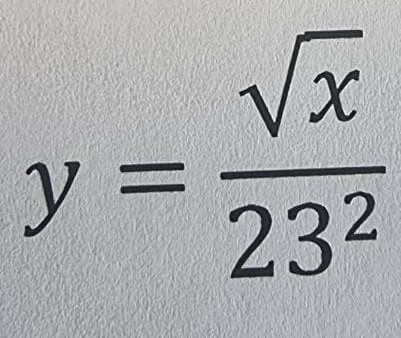
#> input picture test1.png, 401 x 338 px
$ python main.py
#> lines starting #> are read from the running program, lines starting #| are printed output that depends on the picture; after the words box and inside, x2 and y2 are one past the last pixel; in counts of white or black regions, pixels touching at a corner belong together
### symbol.py
class Symbol:
    def __init__(self, lx, ly, hx, hy, img):
        self.__lx = lx
        self.__ly = ly
        self.__hx = hx
        self.__hy = hy
        self.__img = img

    def set_img(self, img):
        self.__img = img

    def get_lx(self):
        return self.__lx

    def get_ly(self):
        return self.__ly

    def get_hx(self):
        return self.__hx

    def get_hy(self):
        return self.__hy

    def get_img(self):
        return self.__img

### main.py
import os

# Force CPU
# os.environ["CUDA_VISIBLE_DEVICES"] = "-1"
# Debug messages
# 0 = all messages are logged (default behavior)
# 1 = INFO messages are not printed
# 2 = INFO and WARNING messages are not printed
# 3 = INFO, WARNING, and ERROR messages are not printed
os.environ['TF_CPP_MIN_LOG_LEVEL'] = '3'

import cv2
import numpy as np
import symbol as sym


def symbols_extract(image):
    gray = cv2.cvtColor(image, cv2.COLOR_BGR2GRAY)
    thresh, bmp_image = cv2.threshold(gray, 100, 255, cv2.THRESH_BINARY)
    img_erode = cv2.erode(bmp_image, np.ones((3, 3), np.uint8), iterations=1)

    contours, hierarchy = cv2.findContours(img_erode, cv2.RETR_TREE, cv2.CHAIN_APPROX_NONE)

    symbols = list()

    for idx, contour in enumerate(contours):
        (x, y, w, h) = cv2.boundingRect(contour)
        if hierarchy[0][idx][3] == 0:
            symbol_crop = bmp_image[y:y + h, x:x + w]
            symbols.append(sym.Symbol(x, y, x + w, y + h, symbol_crop))

    return symbols


def check_symbols_inside(symbols):
    size = len(symbols)
    for i in range(0, size):
        for j in range(i + 1, size):
            symbol = symbols[i]
            symbol_next = symbols[j]
            if symbol_next.get_lx() >= symbol.get_lx() and symbol_next.get_ly() >= symbol.get_ly() and symbol_next.get_hx() <= symbol.get_hx() and symbol_next.get_hy() <= symbol.get_hy():
                replace_symbol_inside(symbol, symbol_next)
            elif symbol_next.get_lx() <= symbol.get_lx() and symbol_next.get_ly() <= symbol.get_ly() and symbol_next.get_hx() >= symbol.get_hx() and symbol_next.get_hy() >= symbol.get_hy():
                replace_symbol_inside(symbol_next, symbol)


def replace_symbol_inside(symbol, symbol_next):
    image = symbol.get_img().copy()
    mask = np.full((symbol_next.get_hy() - symbol_next.get_ly(), symbol_next.get_hx() - symbol_next.get_lx()), 255)
    start_x = symbol_next.get_lx() - symbol.get_lx()
    start_y = symbol_next.get_ly() - symbol.get_ly()
    image[start_y:(start_y + mask.shape[0]), start_x:(start_x + mask.shape[1])] = mask
    symbol.set_img(image)


def resize_images(source_image, symbols, output_size):
    for symbol in symbols:
        img = symbol.get_img().copy()
        symbol.set_img(cv2.resize(img, (out_size, out_size), interpolation=cv2.INTER_AREA))
        lx = symbol.get_lx()
        ly = symbol.get_ly()
        hx = symbol.get_hx()
        hy = symbol.get_hy()
        w = hx - lx
        h = hy - ly

        cv2.rectangle(source_image, (lx, ly), (hx, hy), (70, 0, 0), 1)
        size_max = max(w, h)
        letter_square = 255 * np.ones(shape=[size_max, size_max], dtype=np.uint8)
        if w > h:
            y_pos = size_max // 2 - h // 2
            letter_square[y_pos:y_pos + h, 0:w] = img
        elif w < h:
            x_pos = size_max // 2 - w // 2
            letter_square[0:h, x_pos:x_pos + w] = img
        else:
            letter_square = letter_crop

        symbol.set_img(cv2.resize(letter_square, (output_size, output_size), interpolation=cv2.INTER_AREA))


def show_image(symbols):
    size = len(symbols)
    for i in range(0, size):
        cv2.imshow(str(i), symbols[i].get_img())

    cv2.waitKey(0)


if __name__ == "__main__":
    img = cv2.imread("test1.png")
#> img is the input picture: shape (338, 401, 3); mean B, G, R 174.6, 172.2, 171

    symbols = symbols_extract(img)
#> in symbols_extract, `thresh, bmp_image = cv2.threshold(gray, 100, 255, cv2.THRESH_BINARY)`:
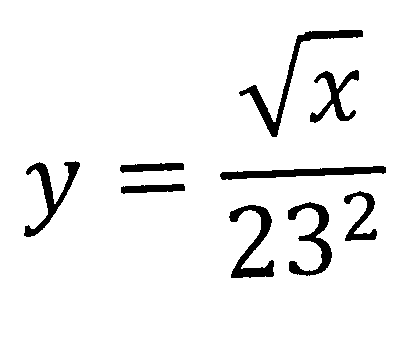
#> bmp_image: shape (338, 401); 93.8% white; 9 black regions, largest, box (x1, y1, x2, y2) and area: (239, 30, 363, 137) 1470, (220, 166, 386, 180) 1188, (229, 205, 274, 278) 1187
#> in symbols_extract, `img_erode = cv2.erode(bmp_image, np.ones((3, 3), np.uint8), iterations..`:
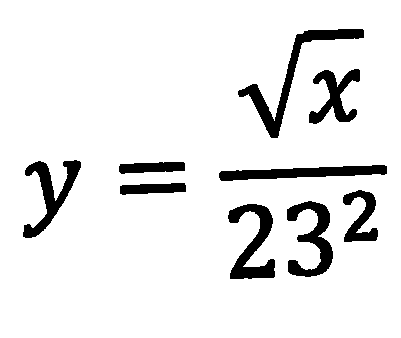
#> img_erode: shape (338, 401); 91.4% white; 9 black regions
#> in symbols_extract, `contours, hierarchy = cv2.findContours(img_erode, cv2.RETR_TREE, cv2.C..`: contours = 10 contours; largest, box (x1, y1, x2, y2) and area: (0, 0, 401, 338) 134800, (237, 28, 365, 139) 2241, (227, 203, 276, 280) 1746, (218, 164, 388, 182) 1733, (286, 200, 334, 278) 1714
#> the loop in symbols_extract, `for idx, contour in enumerate(contours):` made 10 passes
#> (x, y, w, h) on passes 1 to 10: (0, 0, 401, 338), (227, 203, 49, 77), (286, 200, 48, 78), (342, 189, 37, 54), (119, 182, 68, 14), (218, 164, 170, 18), (118, 161, 68, 14), (22, 159, 60, 80), (308, 68, 53, 57), (237, 28, 128, 111)
#> after the loop in symbols_extract, `for idx, contour in enumerate(contours):`: symbols = 9 items
#> symbols = 9 items
    check_symbols_inside(symbols)
#> in check_symbols_inside, `size = len(symbols)`: size = 9
    symbols.sort(key=lambda symbol: symbol.get_lx(), reverse=False)

    out_size = 28

    resize_images(img, symbols, out_size)
#> the loop in resize_images, `for symbol in symbols:` made 9 passes
#> (lx, ly, hx, hy, w, h, size_max, x_pos) on passes 1, 5, 7, 8, 9: (22, 159, 82, 239, 60, 80, 80, 10), (227, 203, 276, 280, 49, 77, 77, 14), (286, 200, 334, 278, 48, 78, 78, 15), (308, 68, 361, 125, 53, 57, 57, 2), (342, 189, 379, 243, 37, 54, 54, 9)
#> (lx, ly, hx, hy, w, h, size_max, y_pos) on passes 2, 3, 4, 6: (118, 161, 186, 175, 68, 14, 68, 27), (119, 182, 187, 196, 68, 14, 68, 27), (218, 164, 388, 182, 170, 18, 170, 76), (237, 28, 365, 139, 128, 111, 128, 9)
#> pass 1, in resize_images, `img = symbol.get_img().copy()`:
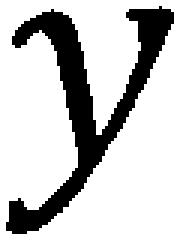
#> img: shape (80, 60) (shown 3 times larger); 77.5% white; 1 black region, box (x1, y1, x2, y2) and area: (2, 2, 58, 78) 1078
#> after the loop in resize_images, `for symbol in symbols:`:
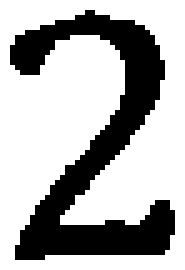
#> img: shape (54, 37) (shown 5 times larger); 68.6% white; 1 black region, box (x1, y1, x2, y2) and area: (2, 2, 35, 52) 627
#> after the loop in resize_images, `for symbol in symbols:`:
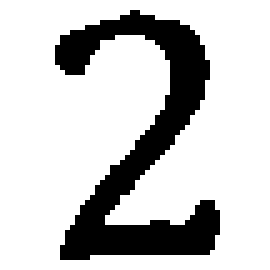
#> letter_square: shape (54, 54) (shown 5 times larger); 78.5% white; 1 black region, box (x1, y1, x2, y2) and area: (11, 2, 44, 52) 627
#> after the loop in resize_images, `for symbol in symbols:`:
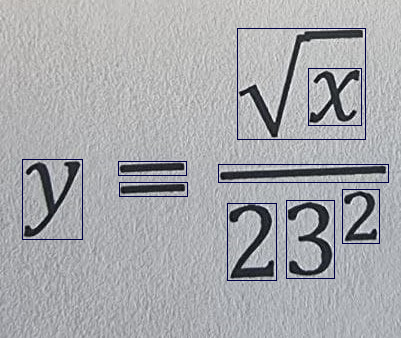
#> source_image: shape (338, 401, 3); mean B, G, R 172.6, 168.9, 167.8
    show_image(symbols)
#> the loop in show_image, `for i in range(0, size):` made 9 passes
#> pass 2, in show_image, `cv2.imshow(str(i), symbols[i].get_img())`:
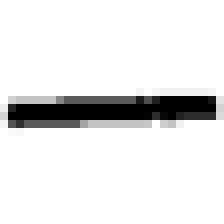
#> window '1': shape (28, 28) (shown 8 times larger); min 0, max 255, mean 229.7
